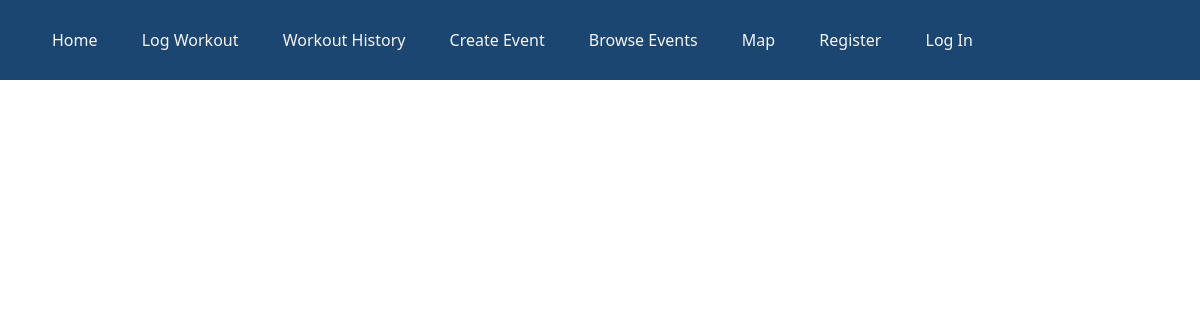
Page /workout_history/1/ on the earlier database version.
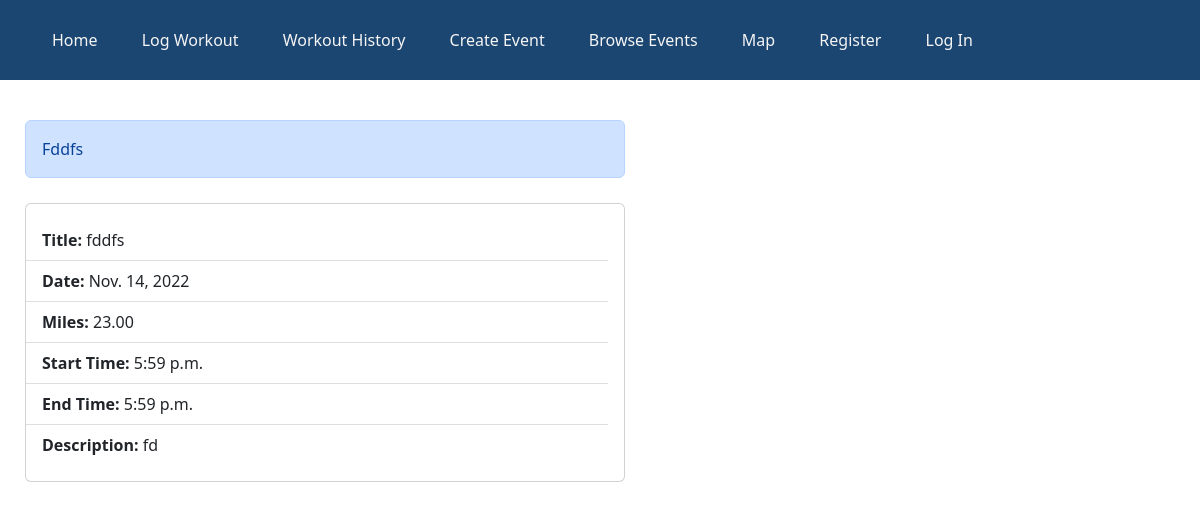
Same page on the later database version.
### bikingapp/models.py (models this page shows, shortened)
class Workout(models.Model):
    title = models.CharField(max_length=50)
    miles = models.DecimalField(max_digits=5, decimal_places=2)
    date = models.DateField(default=timezone.now)
    time_start = models.TimeField(default=timezone.now)
    time_end = models.TimeField(default=timezone.now)
    date_created = models.DateTimeField(default=timezone.now)
    description = models.CharField(max_length=500, null=True)
    created_by = models.CharField(max_length=100, default="user")

### bikingapp/views.py (the view)
# urls.py: path("workout_history/<int:id1>/", views.view_workout),
def view_workout(request, id1):
    obj = models.Workout.objects.filter(id=id1).order_by("id")
    context = {"obj1": obj}
    return render(request, "workout/view_workout.html", context)

### bikingapp/templates/workout/view_workout.html (shortened to what this page needs)
<!DOCTYPE html>
<html lang="en">
  <head>
    <link
      href="https://cdn.jsdelivr.net/npm/bootstrap@5.2.2/dist/css/bootstrap.min.css"
      rel="stylesheet"
    />
    <link
      rel="stylesheet"
      href="https://cdn.jsdelivr.net/npm/bootstrap-icons@1.9.1/font/bootstrap-icons.css"
    />
  </head>
  <body>
    {% extends 'base.html' %} {% block content %}
    <div style="margin-top: 120px">
      <div class="col">
        {% for obj in obj1 %}
        <div
          class="alert alert-primary col-lg-6"
          role="alert"
          style="margin-left: 25px; text-transform: capitalize"
        >
          {{obj.title}}
        </div>
        <div class="card col-lg-6" style="margin: 25px">
          <ul class="list-group list-group-flush card-body">
            <li class="list-group-item"><b>Title:</b> {{obj.title}}</li>
            <li class="list-group-item"><b>Date:</b> {{obj.date}}</li>
            <li class="list-group-item"><b>Miles:</b> {{obj.miles}}</li>
            <li class="list-group-item"><b>Start Time:</b> {{obj.time_start}}</li>
            <li class="list-group-item"><b>End Time:</b> {{obj.time_end}}</li>
            <li class="list-group-item"><b>Description:</b> {{obj.description}}</li>
          </ul>
        </div>
        {% endfor %}
      </div>
    </div>
    {% endblock content %}

Differences in the rows shown:
added Workout: title "Fddfs", title "fddfs", date "Nov. 14, 2022", miles "23.00", time_start "5:59 p.m.", time_end "5:59 p.m.", description "fd"
